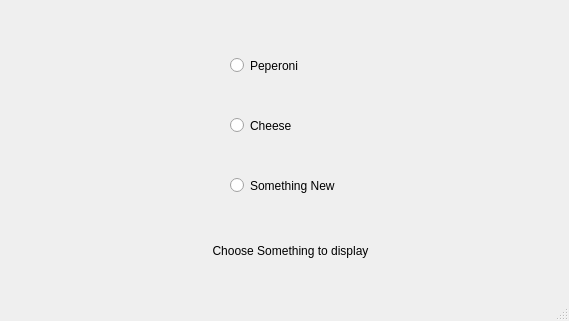
<?xml version="1.0" encoding="UTF-8"?>
<ui version="4.0">
 <class>MainWindow</class>
 <widget class="QMainWindow" name="MainWindow">
  <property name="geometry">
   <rect>
    <x>0</x>
    <y>0</y>
    <width>569</width>
    <height>321</height>
   </rect>
  </property>
  <property name="windowTitle">
   <string>MainWindow</string>
  </property>
  <property name="tabShape">
   <enum>QTabWidget::Rounded</enum>
  </property>
  <widget class="QWidget" name="centralwidget">
   <widget class="QRadioButton" name="Peperoni">
    <property name="geometry">
     <rect>
      <x>230</x>
      <y>50</y>
      <width>95</width>
      <height>31</height>
     </rect>
    </property>
    <property name="text">
     <string>Peperoni</string>
    </property>
   </widget>
   <widget class="QRadioButton" name="Cheese">
    <property name="geometry">
     <rect>
      <x>230</x>
      <y>110</y>
      <width>95</width>
      <height>31</height>
     </rect>
    </property>
    <property name="text">
     <string>Cheese</string>
    </property>
   </widget>
   <widget class="QRadioButton" name="new_2">
    <property name="geometry">
     <rect>
      <x>230</x>
      <y>170</y>
      <width>161</width>
      <height>31</height>
     </rect>
    </property>
    <property name="text">
     <string>Something New</string>
    </property>
   </widget>
   <widget class="QLabel" name="Display">
    <property name="geometry">
     <rect>
      <x>140</x>
      <y>230</y>
      <width>301</width>
      <height>41</height>
     </rect>
    </property>
    <property name="text">
     <string>Choose Something to display</string>
    </property>
    <property name="alignment">
     <set>Qt::AlignCenter</set>
    </property>
   </widget>
  </widget>
  <widget class="QStatusBar" name="statusbar"/>
 </widget>
 <resources/>
 <connections/>
</ui>
